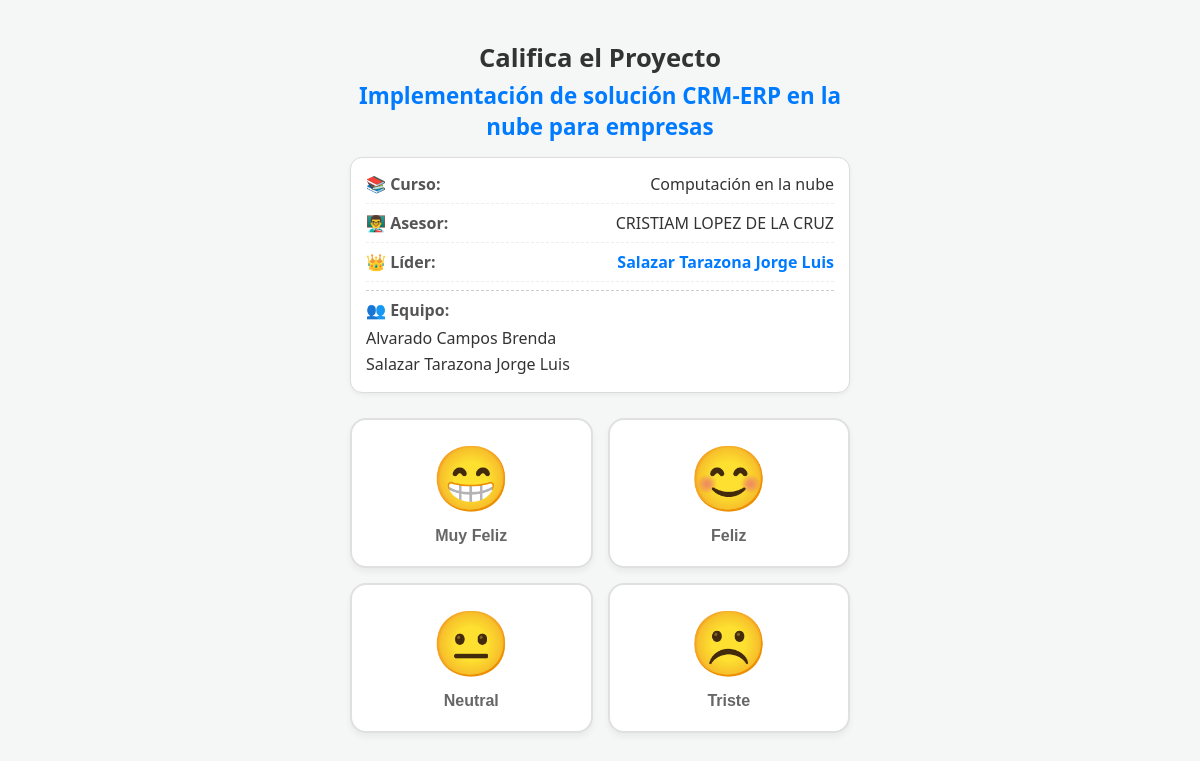
The page /votar/5/ on the database its author committed.
### encuesta/models.py (models this page shows, shortened)
class Proyecto(models.Model):
    nombre = models.CharField(max_length=100)
    curso = models.CharField(max_length=100, null=True, blank=True, verbose_name="Curso / Ciclo")
    asesor = models.CharField(max_length=100, null=True, blank=True, verbose_name="Asesor / Docente")
    lider = models.CharField(max_length=100, null=True, blank=True, verbose_name="Líder del Proyecto")
    integrantes = models.TextField(null=True, blank=True, verbose_name="Resto de Integrantes", help_text="Escribe un nombre por línea")

### encuesta/views.py (the view, shortened to what this page needs)
# urls.py: path('votar/<int:proyecto_id>/', views.votar, name='votar'),
def votar(request, proyecto_id):
    proyecto = get_object_or_404(Proyecto, id=proyecto_id)
    cookie_name = f"voto_proyecto_{proyecto_id}"
    if request.COOKIES.get(cookie_name):
        return render(request, "encuesta/ya_voto.html", {"proyecto": proyecto})
    return render(request, 'encuesta/votar.html', {"proyecto": proyecto})

### encuesta/templates/encuesta/votar.html (shortened to what this page needs)
<!DOCTYPE html>
<html lang="es">
<head>
</head>
<body>
    <div class="container">
        <h2>Califica el Proyecto</h2>
        <span class="project-name">{{ proyecto.nombre }}</span>
        <div class="info-box">
            <div class="info-row">
                <span class="info-label">📚 Curso:</span>
                <span class="info-value">{{ proyecto.curso|default:"General" }}</span>
            </div>
            <div class="info-row">
                <span class="info-label">👨‍🏫 Asesor:</span>
                <span class="info-value">{{ proyecto.asesor|default:"No registrado" }}</span>
            </div>
            <div class="info-row">
                <span class="info-label">👑 Líder:</span>
                <span class="info-value leader-text">
                    {{ proyecto.lider|default:"No asignado" }}
                </span>
            </div>
            <div class="info-row team-section">
                <span class="info-label team-label">👥 Equipo:</span>
                <span class="info-value team-list">
                    {{ proyecto.integrantes|default:"No registrados"|linebreaksbr }}
                </span>
            </div>
        </div>
        <form method="POST">
            <div class="caritas-grid">
                <button type="submit" name="opcion" value="1" class="card-btn btn-1">
                    <span class="emoji">😁</span><span class="label">Muy Feliz</span>
                </button>
                <button type="submit" name="opcion" value="2" class="card-btn btn-2">
                    <span class="emoji">😊</span><span class="label">Feliz</span>
                </button>
                <button type="submit" name="opcion" value="3" class="card-btn btn-3">
                    <span class="emoji">😐</span><span class="label">Neutral</span>
                </button>
                <button type="submit" name="opcion" value="4" class="card-btn btn-4">
                    <span class="emoji">☹️</span><span class="label">Triste</span>
                </button>
            </div>
        </form>
    </div>
</body>
</html>

### encuesta/templates/encuesta/votar.html (style rules this page uses)
* { box-sizing: border-box; margin: 0; padding: 0; }
body { font-family: 'Segoe UI', Tahoma, Geneva, Verdana, sans-serif; background-color: #f4f7f6; display: flex; justify-content: center; min-height: 100vh; padding: 20px; }
.container { width: 100%; max-width: 500px; text-align: center; margin-top: 20px; }
h2 { color: #333; margin-bottom: 5px; font-size: 1.6rem; }
.project-name { color: #007bff; font-weight: bold; font-size: 1.4rem; margin-bottom: 15px; display: block; }
.info-box { background-color: #ffffff; border: 1px solid #dcdcdc; border-radius: 12px; padding: 15px; margin-bottom: 25px; text-align: left; box-shadow: 0 2px 5px rgba(0,0,0,0.05); }
.info-row { display: flex; justify-content: space-between; margin-bottom: 8px; border-bottom: 1px dashed #eee; padding-bottom: 8px; }
.info-row:last-child { border-bottom: none; margin-bottom: 0; padding-bottom: 0; }
.info-label { font-weight: bold; color: #555; }
.info-value { color: #333; }
.leader-text { font-weight: bold; color: #007bff; }
.team-section { display: block; border-top: 1px dashed #ccc; margin-top: 8px; padding-top: 8px; }
.team-label { display: block; margin-bottom: 5px; }
.team-list { display: block; line-height: 1.6; }
.caritas-grid { display: grid; grid-template-columns: 1fr 1fr; gap: 15px; }
.card-btn { background-color: white; border: 2px solid #e0e0e0; border-radius: 16px; height: 150px; width: 100%; cursor: pointer; transition: all 0.2s ease; display: flex; flex-direction: column; justify-content: center; align-items: center; box-shadow: 0 4px 6px rgba(0,0,0,0.05); }
.emoji { font-size: 4rem; margin-bottom: 10px; display: block; transition: transform 0.2s; }
.label { font-size: 1rem; color: #666; font-weight: 600; }

### rows shown on the page
Proyecto: nombre "Implementación de solución CRM-ERP en la nube para empresas", curso "Computación en la nube", asesor "CRISTIAM LOPEZ DE LA CRUZ", lider "Salazar Tarazona Jorge Luis", integrantes "Alvarado Campos Brenda Salazar Tarazona Jorge Luis"
